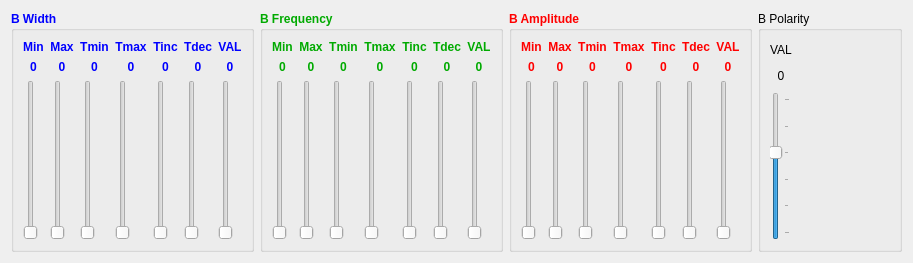
          <widget class="QWidget" name="scrollAreaWidgetContents_B">
           <property name="geometry">
            <rect>
             <x>0</x>
             <y>0</y>
             <width>913</width>
             <height>263</height>
            </rect>
           </property>
           <layout class="QGridLayout" name="gridLayout_ScrollArea_B">
            <item row="0" column="1">
             <widget class="QGroupBox" name="groupBox_B_Freq">
              <property name="palette">
               <palette>
                <active>
                 <colorrole role="WindowText">
                  <brush brushstyle="SolidPattern">
                   <color alpha="255">
                    <red>0</red>
                    <green>170</green>
                    <blue>0</blue>
                   </color>
                  </brush>
                 </colorrole>
                </active>
                <inactive>
                 <colorrole role="WindowText">
                  <brush brushstyle="SolidPattern">
                   <color alpha="255">
                    <red>0</red>
                    <green>170</green>
                    <blue>0</blue>
                   </color>
                  </brush>
                 </colorrole>
                </inactive>
                <disabled>
                 <colorrole role="WindowText">
                  <brush brushstyle="SolidPattern">
                   <color alpha="255">
                    <red>120</red>
                    <green>120</green>
                    <blue>120</blue>
                   </color>
                  </brush>
                 </colorrole>
                </disabled>
               </palette>
              </property>
              <property name="font">
               <font>
                <weight>75</weight>
                <bold>true</bold>
               </font>
              </property>
              <property name="title">
               <string>B Frequency</string>
              </property>
              <layout class="QGridLayout" name="gridLayout_B_Freq">
               <item row="1" column="3">
                <widget class="QLabel" name="value_B_Freq_Tmax">
                 <property name="text">
                  <string>0</string>
                 </property>
                 <property name="alignment">
                  <set>Qt::AlignCenter</set>
                 </property>
                </widget>
               </item>
               <item row="2" column="5">
                <widget class="QSlider" name="verticalSlider_B_Freq_Tdec">
                 <property name="maximum">
                  <number>255</number>
                 </property>
                 <property name="orientation">
                  <enum>Qt::Vertical</enum>
                 </property>
                </widget>
               </item>
               <item row="0" column="4">
                <widget class="QLabel" name="label_B_Freq_Tinc">
                 <property name="text">
                  <string>Tinc</string>
                 </property>
                 <property name="alignment">
                  <set>Qt::AlignCenter</set>
                 </property>
                </widget>
               </item>
               <item row="0" column="1">
                <widget class="QLabel" name="label_B_Freq_Max">
                 <property name="text">
                  <string>Max</string>
                 </property>
                 <property name="alignment">
                  <set>Qt::AlignCenter</set>
                 </property>
                </widget>
               </item>
               <item row="0" column="5">
                <widget class="QLabel" name="label_B_Freq_Tdec">
                 <property name="text">
                  <string>Tdec</string>
                 </property>
                 <property name="alignment">
                  <set>Qt::AlignCenter</set>
                 </property>
                </widget>
               </item>
               <item row="2" column="2">
                <widget class="QSlider" name="verticalSlider_B_Freq_Tmin">
                 <property name="maximum">
                  <number>255</number>
                 </property>
                 <property name="orientation">
                  <enum>Qt::Vertical</enum>
                 </property>
                </widget>
               </item>
               <item row="2" column="1">
                <widget class="QSlider" name="verticalSlider_B_Freq_Max">
                 <property name="maximum">
                  <number>255</number>
                 </property>
                 <property name="orientation">
                  <enum>Qt::Vertical</enum>
                 </property>
                </widget>
               </item>
               <item row="0" column="0">
                <widget class="QLabel" name="label_B_Freq_Min">
                 <property name="text">
                  <string>Min</string>
                 </property>
                 <property name="alignment">
                  <set>Qt::AlignCenter</set>
                 </property>
                </widget>
               </item>
               <item row="0" column="2">
                <widget class="QLabel" name="label_B_Freq_Tmin">
                 <property name="text">
                  <string>Tmin</string>
                 </property>
                 <property name="alignment">
                  <set>Qt::AlignCenter</set>
                 </property>
                </widget>
               </item>
               <item row="2" column="4">
                <widget class="QSlider" name="verticalSlider_B_Freq_Tinc">
                 <property name="maximum">
                  <number>255</number>
                 </property>
                 <property name="orientation">
                  <enum>Qt::Vertical</enum>
                 </property>
                </widget>
               </item>
               <item row="0" column="3">
                <widget class="QLabel" name="label_B_Freq_Tmax">
                 <property name="text">
                  <string>Tmax</string>
                 </property>
                 <property name="alignment">
                  <set>Qt::AlignCenter</set>
                 </property>
                </widget>
               </item>
               <item row="1" column="1">
                <widget class="QLabel" name="value_B_Freq_Max">
                 <property name="text">
                  <string>0</string>
                 </property>
                 <property name="alignment">
                  <set>Qt::AlignCenter</set>
                 </property>
                </widget>
               </item>
               <item row="2" column="3">
                <widget class="QSlider" name="verticalSlider_B_Freq_Tmax">
                 <property name="maximum">
                  <number>255</number>
                 </property>
                 <property name="orientation">
                  <enum>Qt::Vertical</enum>
                 </property>
                </widget>
               </item>
               <item row="1" column="0">
                <widget class="QLabel" name="value_B_Freq_Min">
                 <property name="text">
                  <string>0</string>
                 </property>
                 <property name="alignment">
                  <set>Qt::AlignCenter</set>
                 </property>
                </widget>
               </item>
               <item row="2" column="0">
                <widget class="QSlider" name="verticalSlider_B_Freq_Min">
                 <property name="maximum">
                  <number>255</number>
                 </property>
                 <property name="orientation">
                  <enum>Qt::Vertical</enum>
                 </property>
                </widget>
               </item>
               <item row="1" column="4">
                <widget class="QLabel" name="value_B_Freq_Tinc">
                 <property name="text">
                  <string>0</string>
                 </property>
                 <property name="alignment">
                  <set>Qt::AlignCenter</set>
                 </property>
                </widget>
               </item>
               <item row="1" column="5">
                <widget class="QLabel" name="value_B_Freq_Tdec">
                 <property name="text">
                  <string>0</string>
                 </property>
                 <property name="alignment">
                  <set>Qt::AlignCenter</set>
                 </property>
                </widget>
               </item>
               <item row="1" column="2">
                <widget class="QLabel" name="value_B_Freq_Tmin">
                 <property name="text">
                  <string>0</string>
                 </property>
                 <property name="alignment">
                  <set>Qt::AlignCenter</set>
                 </property>
                </widget>
               </item>
               <item row="0" column="6">
                <widget class="QLabel" name="label_B_Freq_Val">
                 <property name="text">
                  <string>VAL</string>
                 </property>
                 <property name="alignment">
                  <set>Qt::AlignCenter</set>
                 </property>
                </widget>
               </item>
               <item row="1" column="6">
                <widget class="QLabel" name="value_B_Freq_Val">
                 <property name="text">
                  <string>0</string>
                 </property>
                 <property name="alignment">
                  <set>Qt::AlignCenter</set>
                 </property>
                </widget>
               </item>
               <item row="2" column="6">
                <widget class="QSlider" name="verticalSlider_B_Freq_Val">
                 <property name="maximum">
                  <number>255</number>
                 </property>
                 <property name="orientation">
                  <enum>Qt::Vertical</enum>
                 </property>
                </widget>
               </item>
              </layout>
             </widget>
            </item>
            <item row="0" column="2">
             <widget class="QGroupBox" name="groupBox_B_Ampli">
              <property name="palette">
               <palette>
                <active>
                 <colorrole role="WindowText">
                  <brush brushstyle="SolidPattern">
                   <color alpha="255">
                    <red>255</red>
                    <green>0</green>
                    <blue>0</blue>
                   </color>
                  </brush>
                 </colorrole>
                </active>
                <inactive>
                 <colorrole role="WindowText">
                  <brush brushstyle="SolidPattern">
                   <color alpha="255">
                    <red>255</red>
                    <green>0</green>
                    <blue>0</blue>
                   </color>
                  </brush>
                 </colorrole>
                </inactive>
                <disabled>
                 <colorrole role="WindowText">
                  <brush brushstyle="SolidPattern">
                   <color alpha="255">
                    <red>120</red>
                    <green>120</green>
                    <blue>120</blue>
                   </color>
                  </brush>
                 </colorrole>
                </disabled>
               </palette>
              </property>
              <property name="font">
               <font>
                <weight>75</weight>
                <bold>true</bold>
               </font>
              </property>
              <property name="title">
               <string>B Amplitude</string>
              </property>
              <layout class="QGridLayout" name="gridLayout_B_Ampli">
               <item row="2" column="4">
                <widget class="QSlider" name="verticalSlider_B_Ampli_Tinc">
                 <property name="maximum">
                  <number>255</number>
                 </property>
                 <property name="orientation">
                  <enum>Qt::Vertical</enum>
                 </property>
                </widget>
               </item>
               <item row="0" column="5">
                <widget class="QLabel" name="label_B_Ampli_Tdec">
                 <property name="text">
                  <string>Tdec</string>
                 </property>
                 <property name="alignment">
                  <set>Qt::AlignCenter</set>
                 </property>
                </widget>
               </item>
               <item row="2" column="0">
                <widget class="QSlider" name="verticalSlider_B_Ampli_Min">
                 <property name="maximum">
                  <number>255</number>
                 </property>
                 <property name="orientation">
                  <enum>Qt::Vertical</enum>
                 </property>
                </widget>
               </item>
               <item row="0" column="3">
                <widget class="QLabel" name="label_B_Ampli_Tmax">
                 <property name="text">
                  <string>Tmax</string>
                 </property>
                 <property name="alignment">
                  <set>Qt::AlignCenter</set>
                 </property>
                </widget>
               </item>
               <item row="2" column="1">
                <widget class="QSlider" name="verticalSlider_B_Ampli_Max">
                 <property name="maximum">
                  <number>255</number>
                 </property>
                 <property name="orientation">
                  <enum>Qt::Vertical</enum>
                 </property>
                </widget>
               </item>
               <item row="0" column="1">
                <widget class="QLabel" name="label_B_Ampli_Max">
                 <property name="text">
                  <string>Max</string>
                 </property>
                 <property name="alignment">
                  <set>Qt::AlignCenter</set>
                 </property>
                </widget>
               </item>
               <item row="2" column="3">
                <widget class="QSlider" name="verticalSlider_B_Ampli_Tmax">
                 <property name="maximum">
                  <number>255</number>
                 </property>
                 <property name="orientation">
                  <enum>Qt::Vertical</enum>
                 </property>
                </widget>
               </item>
               <item row="1" column="1">
                <widget class="QLabel" name="value_B_Ampli_Max">
                 <property name="text">
                  <string>0</string>
                 </property>
                 <property name="alignment">
                  <set>Qt::AlignCenter</set>
                 </property>
                </widget>
               </item>
               <item row="0" column="4">
                <widget class="QLabel" name="label_B_Ampli_Tinc">
                 <property name="text">
                  <string>Tinc</string>
                 </property>
                 <property name="alignment">
                  <set>Qt::AlignCenter</set>
                 </property>
                </widget>
               </item>
               <item row="1" column="5">
                <widget class="QLabel" name="value_B_Ampli_Tdec">
                 <property name="text">
                  <string>0</string>
                 </property>
                 <property name="alignment">
                  <set>Qt::AlignCenter</set>
                 </property>
                </widget>
               </item>
               <item row="2" column="2">
                <widget class="QSlider" name="verticalSlider_B_Ampli_Tmin">
                 <property name="maximum">
                  <number>255</number>
                 </property>
                 <property name="orientation">
                  <enum>Qt::Vertical</enum>
                 </property>
                </widget>
               </item>
               <item row="1" column="2">
                <widget class="QLabel" name="value_B_Ampli_Tmin">
                 <property name="text">
                  <string>0</string>
                 </property>
                 <property name="alignment">
                  <set>Qt::AlignCenter</set>
                 </property>
                </widget>
               </item>
               <item row="1" column="3">
                <widget class="QLabel" name="value_B_Ampli_Tmax">
                 <property name="text">
                  <string>0</string>
                 </property>
                 <property name="alignment">
                  <set>Qt::AlignCenter</set>
                 </property>
                </widget>
               </item>
               <item row="1" column="0">
                <widget class="QLabel" name="value_B_Ampli_Min">
                 <property name="text">
                  <string>0</string>
                 </property>
                 <property name="alignment">
                  <set>Qt::AlignCenter</set>
                 </property>
                </widget>
               </item>
               <item row="1" column="4">
                <widget class="QLabel" name="value_B_Ampli_Tinc">
                 <property name="text">
                  <string>0</string>
                 </property>
                 <property name="alignment">
                  <set>Qt::AlignCenter</set>
                 </property>
                </widget>
               </item>
               <item row="0" column="0">
                <widget class="QLabel" name="label_B_Ampli_Min">
                 <property name="text">
                  <string>Min</string>
                 </property>
                 <property name="alignment">
                  <set>Qt::AlignCenter</set>
                 </property>
                </widget>
               </item>
               <item row="0" column="2">
                <widget class="QLabel" name="label_B_Ampli_Tmin">
                 <property name="text">
                  <string>Tmin</string>
                 </property>
                 <property name="alignment">
                  <set>Qt::AlignCenter</set>
                 </property>
                </widget>
               </item>
               <item row="2" column="5">
                <widget class="QSlider" name="verticalSlider_B_Ampli_Tdec">
                 <property name="maximum">
                  <number>255</number>
                 </property>
                 <property name="orientation">
                  <enum>Qt::Vertical</enum>
                 </property>
                </widget>
               </item>
               <item row="0" column="6">
                <widget class="QLabel" name="label_B_Ampli_Val">
                 <property name="text">
                  <string>VAL</string>
                 </property>
                 <property name="alignment">
                  <set>Qt::AlignCenter</set>
                 </property>
                </widget>
               </item>
               <item row="1" column="6">
                <widget class="QLabel" name="value_B_Ampli_Val">
                 <property name="text">
                  <string>0</string>
                 </property>
                 <property name="alignment">
                  <set>Qt::AlignCenter</set>
                 </property>
                </widget>
               </item>
               <item row="2" column="6">
                <widget class="QSlider" name="verticalSlider_B_Ampli_Val">
                 <property name="maximum">
                  <number>255</number>
                 </property>
                 <property name="orientation">
                  <enum>Qt::Vertical</enum>
                 </property>
                </widget>
               </item>
              </layout>
             </widget>
            </item>
            <item row="0" column="0">
             <widget class="QGroupBox" name="groupBox_B_Width">
              <property name="palette">
               <palette>
                <active>
                 <colorrole role="WindowText">
                  <brush brushstyle="SolidPattern">
                   <color alpha="255">
                    <red>0</red>
                    <green>0</green>
                    <blue>255</blue>
                   </color>
                  </brush>
                 </colorrole>
                </active>
                <inactive>
                 <colorrole role="WindowText">
                  <brush brushstyle="SolidPattern">
                   <color alpha="255">
                    <red>0</red>
                    <green>0</green>
                    <blue>255</blue>
                   </color>
                  </brush>
                 </colorrole>
                </inactive>
                <disabled>
                 <colorrole role="WindowText">
                  <brush brushstyle="SolidPattern">
                   <color alpha="255">
                    <red>120</red>
                    <green>120</green>
                    <blue>120</blue>
                   </color>
                  </brush>
                 </colorrole>
                </disabled>
               </palette>
              </property>
              <property name="font">
               <font>
                <weight>75</weight>
                <bold>true</bold>
               </font>
              </property>
              <property name="title">
               <string>B Width</string>
              </property>
              <layout class="QGridLayout" name="gridLayout_B_Width">
               <item row="2" column="3">
                <widget class="QSlider" name="verticalSlider_B_Width_Tmax">
                 <property name="maximum">
                  <number>255</number>
                 </property>
                 <property name="orientation">
                  <enum>Qt::Vertical</enum>
                 </property>
                </widget>
               </item>
               <item row="1" column="2">
                <widget class="QLabel" name="value_B_Width_Tmin">
                 <property name="text">
                  <string>0</string>
                 </property>
                 <property name="alignment">
                  <set>Qt::AlignCenter</set>
                 </property>
                </widget>
               </item>
               <item row="1" column="4">
                <widget class="QLabel" name="value_B_Width_Tinc">
                 <property name="text">
                  <string>0</string>
                 </property>
                 <property name="alignment">
                  <set>Qt::AlignCenter</set>
                 </property>
                </widget>
               </item>
               <item row="2" column="5">
                <widget class="QSlider" name="verticalSlider_B_Width_Tdec">
                 <property name="maximum">
                  <number>255</number>
                 </property>
                 <property name="orientation">
                  <enum>Qt::Vertical</enum>
                 </property>
                </widget>
               </item>
               <item row="0" column="2">
                <widget class="QLabel" name="label_B_Width_Tmin">
                 <property name="text">
                  <string>Tmin</string>
                 </property>
                 <property name="alignment">
                  <set>Qt::AlignCenter</set>
                 </property>
                </widget>
               </item>
               <item row="0" column="1">
                <widget class="QLabel" name="label_B_Width_Max">
                 <property name="text">
                  <string>Max</string>
                 </property>
                 <property name="alignment">
                  <set>Qt::AlignCenter</set>
                 </property>
                </widget>
               </item>
               <item row="0" column="0">
                <widget class="QLabel" name="label_B_Width_Min">
                 <property name="text">
                  <string>Min</string>
                 </property>
                 <property name="alignment">
                  <set>Qt::AlignCenter</set>
                 </property>
                </widget>
               </item>
               <item row="2" column="2">
                <widget class="QSlider" name="verticalSlider_B_Width_Tmin">
                 <property name="maximum">
                  <number>255</number>
                 </property>
                 <property name="orientation">
                  <enum>Qt::Vertical</enum>
                 </property>
                </widget>
               </item>
               <item row="1" column="5">
                <widget class="QLabel" name="value_B_Width_Tdec">
                 <property name="text">
                  <string>0</string>
                 </property>
                 <property name="alignment">
                  <set>Qt::AlignCenter</set>
                 </property>
                </widget>
               </item>
               <item row="0" column="5">
                <widget class="QLabel" name="label_B_Width_Tdec">
                 <property name="text">
                  <string>Tdec</string>
                 </property>
                 <property name="alignment">
                  <set>Qt::AlignCenter</set>
                 </property>
                </widget>
               </item>
               <item row="1" column="3">
                <widget class="QLabel" name="value_B_Width_Tmax">
                 <property name="text">
                  <string>0</string>
                 </property>
                 <property name="alignment">
                  <set>Qt::AlignCenter</set>
                 </property>
                </widget>
               </item>
               <item row="0" column="3">
                <widget class="QLabel" name="label_B_Width_Tmax">
                 <property name="text">
                  <string>Tmax</string>
                 </property>
                 <property name="alignment">
                  <set>Qt::AlignCenter</set>
                 </property>
                </widget>
               </item>
               <item row="2" column="4">
                <widget class="QSlider" name="verticalSlider_B_Width_Tinc">
                 <property name="maximum">
                  <number>255</number>
                 </property>
                 <property name="orientation">
                  <enum>Qt::Vertical</enum>
                 </property>
                </widget>
               </item>
               <item row="2" column="1">
                <widget class="QSlider" name="verticalSlider_B_Width_Max">
                 <property name="maximum">
                  <number>255</number>
                 </property>
                 <property name="orientation">
                  <enum>Qt::Vertical</enum>
                 </property>
                </widget>
               </item>
               <item row="1" column="1">
                <widget class="QLabel" name="value_B_Width_Max">
                 <property name="text">
                  <string>0</string>
                 </property>
                 <property name="alignment">
                  <set>Qt::AlignCenter</set>
                 </property>
                </widget>
               </item>
               <item row="2" column="0">
                <widget class="QSlider" name="verticalSlider_B_Width_Min">
                 <property name="maximum">
                  <number>255</number>
                 </property>
                 <property name="orientation">
                  <enum>Qt::Vertical</enum>
                 </property>
                </widget>
               </item>
               <item row="1" column="0">
                <widget class="QLabel" name="value_B_Width_Min">
                 <property name="text">
                  <string>0</string>
                 </property>
                 <property name="alignment">
                  <set>Qt::AlignCenter</set>
                 </property>
                </widget>
               </item>
               <item row="0" column="4">
                <widget class="QLabel" name="label_B_Width_Tinc">
                 <property name="text">
                  <string>Tinc</string>
                 </property>
                 <property name="alignment">
                  <set>Qt::AlignCenter</set>
                 </property>
                </widget>
               </item>
               <item row="0" column="6">
                <widget class="QLabel" name="label_B_Width_Val">
                 <property name="text">
                  <string>VAL</string>
                 </property>
                 <property name="alignment">
                  <set>Qt::AlignCenter</set>
                 </property>
                </widget>
               </item>
               <item row="1" column="6">
                <widget class="QLabel" name="value_B_Width_Val">
                 <property name="text">
                  <string>0</string>
                 </property>
                 <property name="alignment">
                  <set>Qt::AlignCenter</set>
                 </property>
                </widget>
               </item>
               <item row="2" column="6">
                <widget class="QSlider" name="verticalSlider_B_Width_Val">
                 <property name="maximum">
                  <number>255</number>
                 </property>
                 <property name="orientation">
                  <enum>Qt::Vertical</enum>
                 </property>
                </widget>
               </item>
              </layout>
             </widget>
            </item>
            <item row="0" column="3">
             <widget class="QGroupBox" name="groupBox_B_Pol">
              <property name="title">
               <string>B Polarity</string>
              </property>
              <layout class="QGridLayout" name="gridLayout_2">
               <item row="7" column="2">
                <widget class="QLabel" name="label_B_Pol_0">
                 <property name="text">
                  <string/>
                 </property>
                 <property name="pixmap">
                  <pixmap resource="resources.qrc">:/resources/pol0.png</pixmap>
                 </property>
                </widget>
               </item>
               <item row="0" column="0">
                <widget class="QLabel" name="label_B_Pol_Val">
                 <property name="text">
                  <string>VAL</string>
                 </property>
                </widget>
               </item>
               <item row="3" column="2">
                <widget class="QLabel" name="label_B_Pol_4">
                 <property name="text">
                  <string/>
                 </property>
                 <property name="pixmap">
                  <pixmap resource="resources.qrc">:/resources/pol4.png</pixmap>
                 </property>
                </widget>
               </item>
               <item row="1" column="0">
                <widget class="QLabel" name="value_B_Pol_Val">
                 <property name="text">
                  <string>0</string>
                 </property>
                 <property name="alignment">
                  <set>Qt::AlignCenter</set>
                 </property>
                </widget>
               </item>
               <item row="6" column="2">
                <widget class="QLabel" name="label_B_Pol_1">
                 <property name="text">
                  <string/>
                 </property>
                 <property name="pixmap">
                  <pixmap resource="resources.qrc">:/resources/pol1.png</pixmap>
                 </property>
                </widget>
               </item>
               <item row="2" column="2">
                <widget class="QLabel" name="label_B_Pol_5">
                 <property name="text">
                  <string/>
                 </property>
                 <property name="pixmap">
                  <pixmap resource="resources.qrc">:/resources/pol5.png</pixmap>
                 </property>
                </widget>
               </item>
               <item row="2" column="0" rowspan="6">
                <widget class="QSlider" name="verticalSlider_B_Pol_Val">
                 <property name="maximum">
                  <number>5</number>
                 </property>
                 <property name="pageStep">
                  <number>1</number>
                 </property>
                 <property name="sliderPosition">
                  <number>3</number>
                 </property>
                 <property name="orientation">
                  <enum>Qt::Vertical</enum>
                 </property>
                 <property name="tickPosition">
                  <enum>QSlider::TicksBelow</enum>
                 </property>
                </widget>
               </item>
               <item row="5" column="2">
                <widget class="QLabel" name="label_B_Pol_2">
                 <property name="text">
                  <string/>
                 </property>
                 <property name="pixmap">
                  <pixmap resource="resources.qrc">:/resources/pol2.png</pixmap>
                 </property>
                </widget>
               </item>
               <item row="4" column="2">
                <widget class="QLabel" name="label_B_Pol_3">
                 <property name="text">
                  <string/>
                 </property>
                 <property name="pixmap">
                  <pixmap resource="resources.qrc">:/resources/pol3.png</pixmap>
                 </property>
                </widget>
               </item>
              </layout>
             </widget>
            </item>
           </layout>
          </widget>
